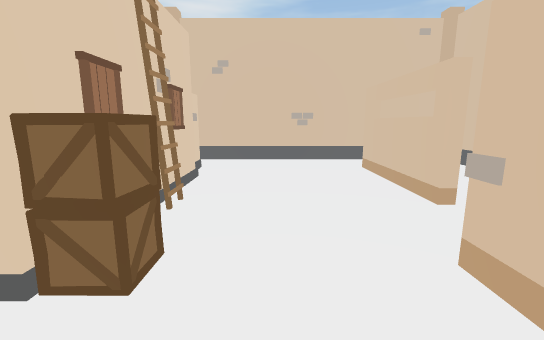
[1] (above)

16 first-person views from a walk through a Unity game level. The camera is 1.4 m above the floor, tilts 10° down and sees 90° across. The floor is counted in squares, 1 m on a side. Each view is taken from the middle of a square. On the plan, view 1 faces up. The plan holds only what a view shows up to about 13 squares ahead; the rest is blank. The place goes on beyond the plan. Some surface patterns are stand-ins.

[2]
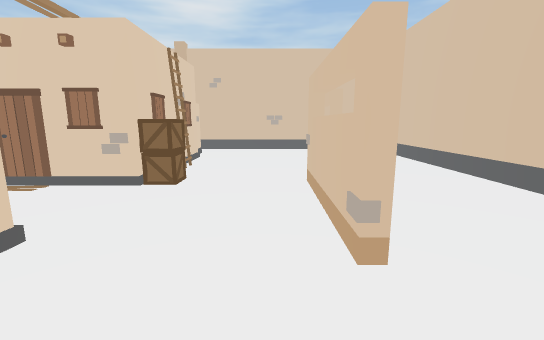

[3]
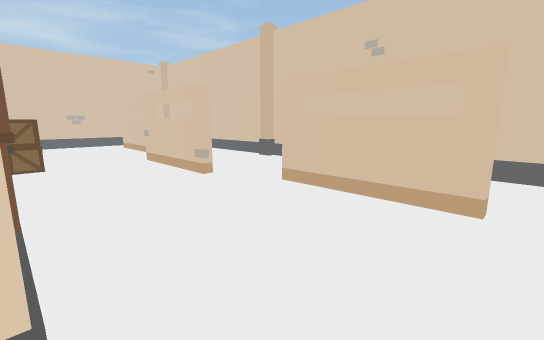

[4]
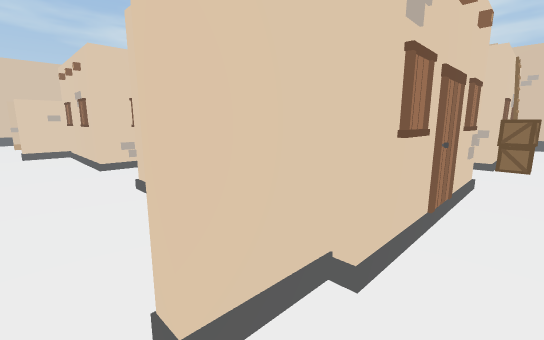

[5]
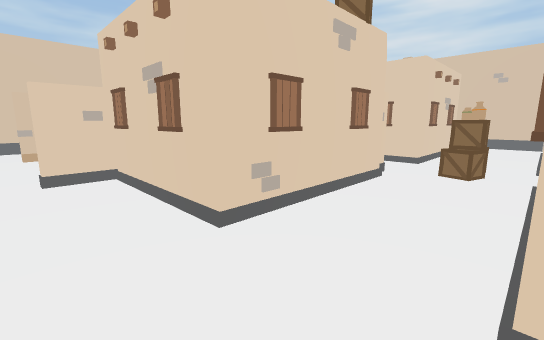

[6]
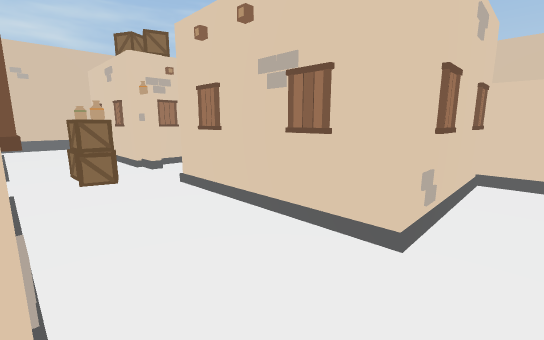

[7]
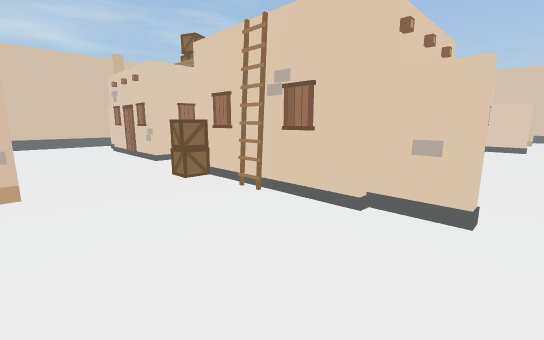

[8]
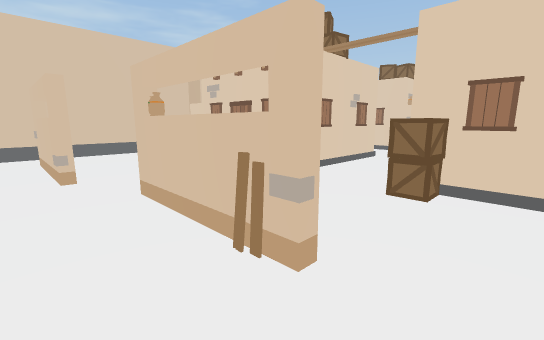

[9]
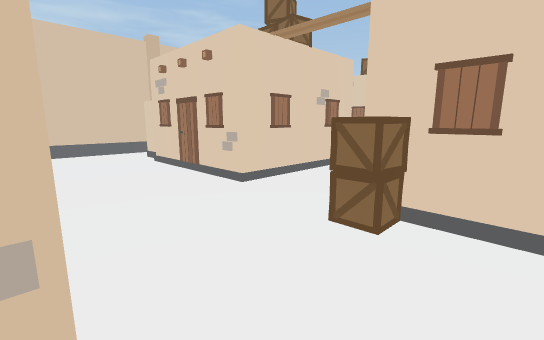

[10]
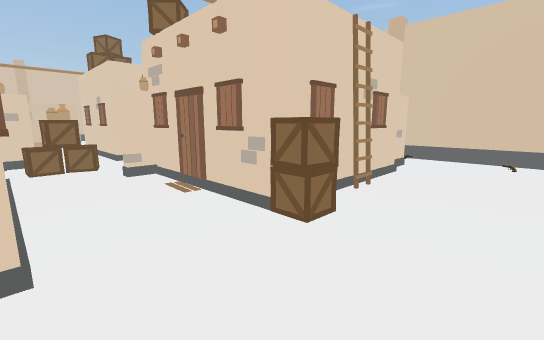

[11]
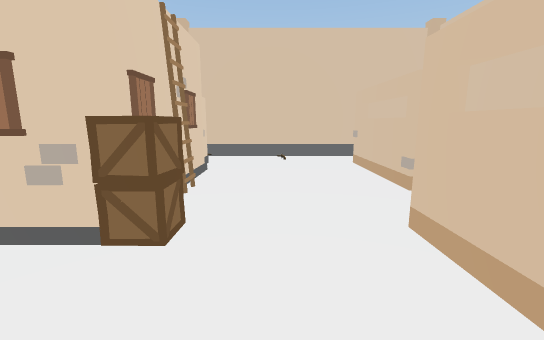

[12]
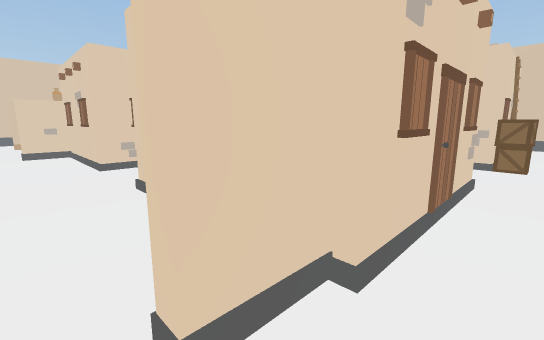

[13]
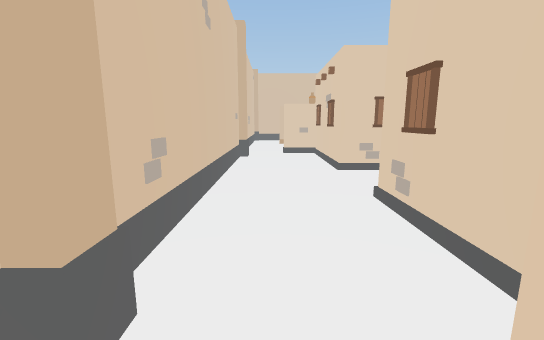

[14]
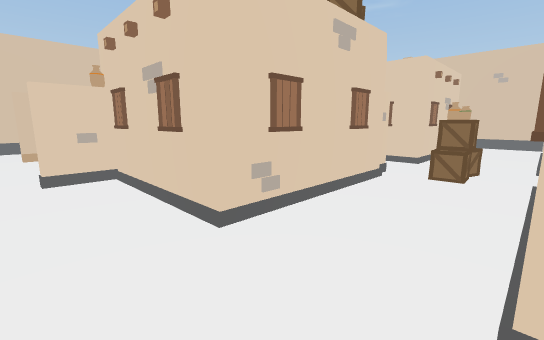

[15]
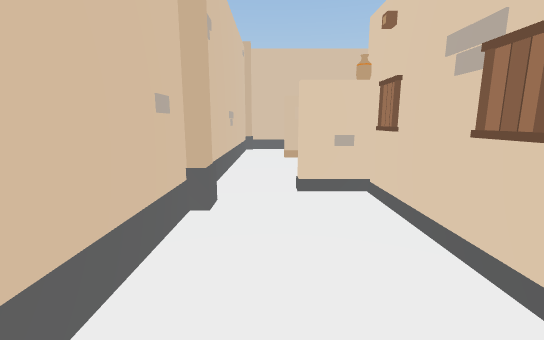

[16]
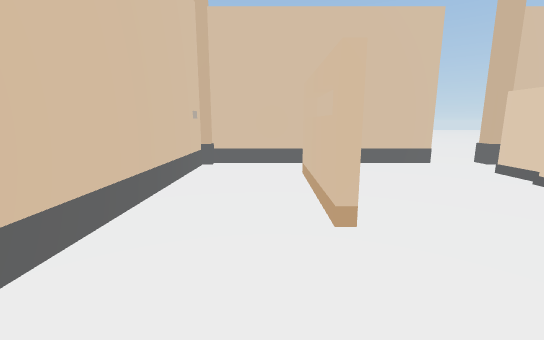

### Floor plan
Key: @ floor where view 1 was taken; # wall or solid block; . floor; O other object.
Columns run from 21 left of view 1 to 6 right of it. Each row starts with its distance up from view 1.
 11                 #     #
 10 ############################
  9 .O.........................#
  8 .#....#............#....#  #
  7 .#....####O#..######....# .#
  6 .#....#    #..O    #....#..#
  5 .#....#    #..#    #....#..#
  4 ......#    #..#    #.......#
  3 ......##   #..#   ##O..O...#
  2 ..O...O#####..#####OO..#...#
  1 ..#.........OO#. ......#...#
  0 ..#........OOO..  ...@.#...#
 -1 ..O..OO####O..#####O...#...
 -2  .....##  ##..#   ##.......#
 -3 .O....#    #..#    #.......#
 -4  #....#    #..#    #....#..#
 -5  #....##   O..#    #....#..#
 -6  #....O#####..#O####....#..#
 -7  #....O............#....#..#
 -8 ...........................#
 -9 ########         #..########
-10                  #..
-11                  ..
-12                 ...
-13                 ..

Positions as (right, up) in squares from view 1, and headings:
1: (0, 0), facing up
2: (1, -4), facing up
3: (-2, -8), facing up-right
4: (-1, -8), facing up-left
5: (-7, -8), facing up-left
6: (-10, -7), facing up-right
7: (-19, -8), facing up-right
8: (-21, -3), facing up-right
9: (-19, -3), facing up-right
10: (-18, 2), facing down-right
11: (-17, 2), facing down
12: (-16, 9), facing down-right
13: (-15, 9), facing right
14: (-10, 9), facing down-right
15: (-8, 9), facing right
16: (4, 0), facing down
